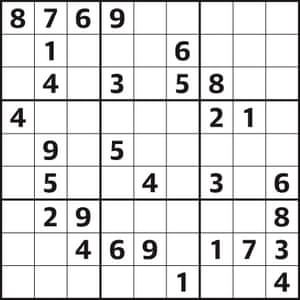
#> input picture Notebooks/Notebook-4/sudoku.jpg, 300 x 300 px
$ jupyter execute Image_Processing_4.ipynb   (older library calls are emulated)
#> lines starting #> are read from the running program, lines starting #| are printed output that depends on the picture
# **Image Processing in OpenCV**

**Ravjot Singh**

E-mail: ravjot313@gmail.com

M: +91-9654446404

LinkedIn: https://www.linkedin.com/in/ravjot-singh-1a0777149/

Github: https://github.com/Ravjot03

#Image Gradients

Importing the libraries

[cell 1]
import cv2
import matplotlib.pyplot as plt
import numpy

Reading an image of Sudoku game using OpenCV and Matpltlotlib libraries

[cell 2]
img = cv2.imread('sudoku.jpg')
#> img is the input picture: shape (300, 300, 3); mean B, G, R 223, 222.9, 223
plt.imshow(img)

#Sobel Derivative

[cell 3]
sobel_x = cv2.Sobel(img,cv2.CV_64F,0,1,ksize=1)
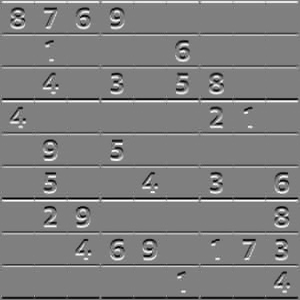
#> sobel_x: shape (300, 300, 3) float64; mean B, G, R -0.1, -0.1, -0.1; drawn with min black and max white

plt.subplot(1,2,1),plt.imshow(img,cmap='gray')
plt.title('Original Image'), plt.xticks([]), plt.yticks([])

plt.subplot(1,2,2),plt.imshow(sobel_x,cmap = 'gray')
plt.title('Sobel X'), plt.xticks([]), plt.yticks([])
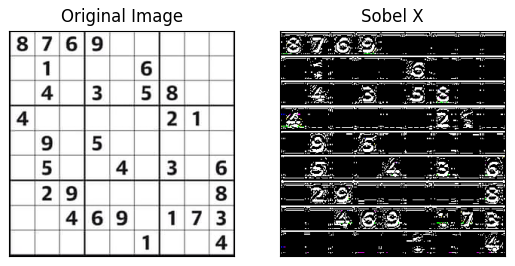
#> figure drawn by matplotlib, 2 panels; B, G, R data is drawn as R, G, B

[cell 4]
sobel_y = cv2.Sobel(img,cv2.CV_64F,1,0,ksize=1)
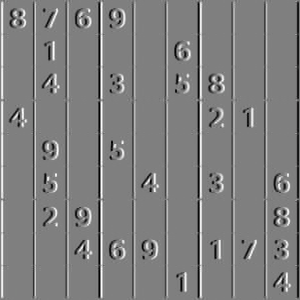
#> sobel_y: shape (300, 300, 3) float64; mean B, G, R 0, 0, 0; drawn with min black and max white

plt.subplot(1,2,1),plt.imshow(img,cmap='gray')
plt.title('Original Image'), plt.xticks([]), plt.yticks([])

plt.subplot(1,2,2),plt.imshow(sobel_y,cmap = 'gray')
plt.title('Sobel Y'), plt.xticks([]), plt.yticks([])
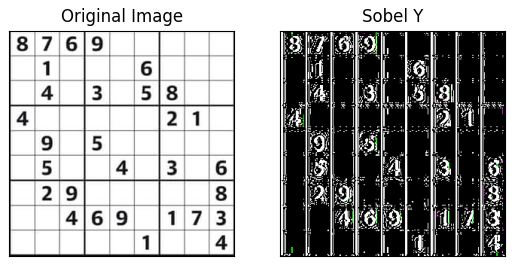
#> figure drawn by matplotlib, 2 panels; B, G, R data is drawn as R, G, B

#Laplacian Derivative

[cell 5]
laplace = cv2.Laplacian(img,cv2.CV_64F,ksize=5)
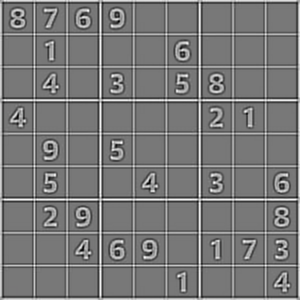
#> laplace: shape (300, 300, 3) float64; mean B, G, R 40.9, 40.9, 40.9; drawn with min black and max white

plt.subplot(121), plt.imshow(img)
plt.title('Original Image'), plt.xticks([]), plt.yticks([])

plt.subplot(122), plt.imshow(laplace)
plt.title('Laplacian'), plt.xticks([]), plt.yticks([])
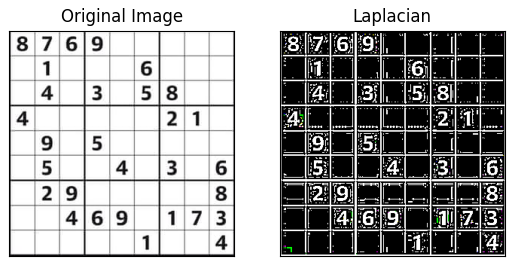
#> figure drawn by matplotlib, 2 panels; B, G, R data is drawn as R, G, B
